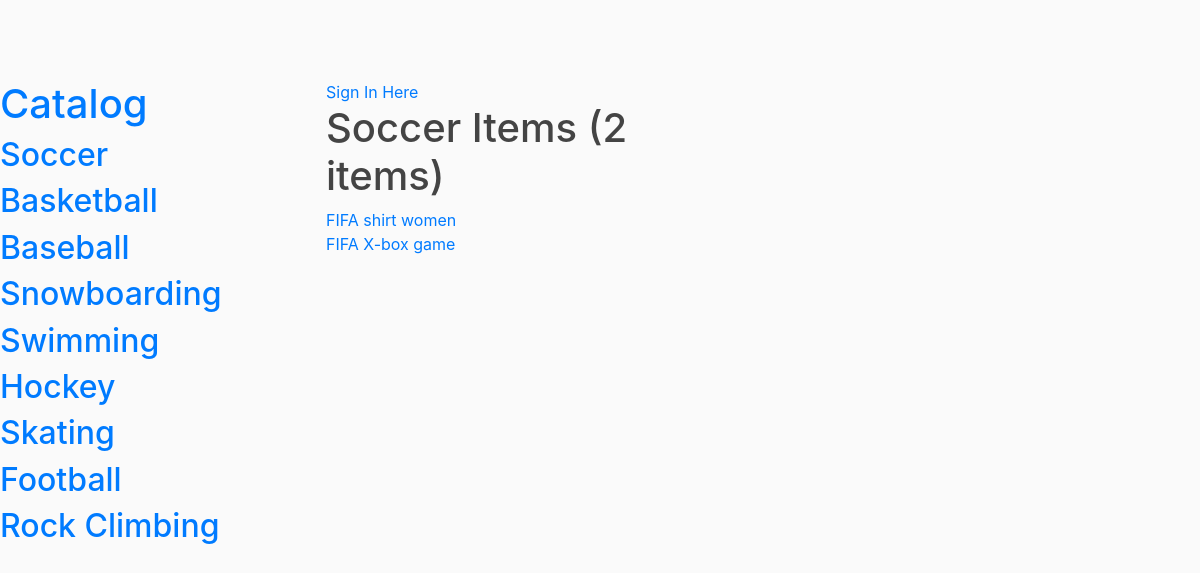
/catalog/Soccer/items, run on the app's committed database.
### db_setup.py (models this page shows, shortened)
class Category(Base):
    __tablename__ = 'category'
    id = Column(Integer, primary_key = True)
    name = Column(String(80), nullable = False)
    user_id = Column(Integer, ForeignKey('user.id'))
    user = relationship(User)

class Item(Base):
    __tablename__ = 'item'
    id = Column(Integer, primary_key = True)
    name = Column(String(80), nullable = False)
    description = Column(String(250))
    date_added = Column(DateTime(timezone = True), server_default = func.now())
    date_edited = Column(DateTime(timezone = True), onupdate = func.now())
    user_id = Column(Integer, ForeignKey('user.id'))
    user = relationship(User)
    category_id = Column(Integer, ForeignKey('category.id'))
    category = relationship(Category)

### app.py (the view)
@app.route('/catalog/<cate_name>')
@app.route('/catalog/<cate_name>/items')
def Showcateitems(cate_name):
    user = login_session.get('username')
    print(user)
    cates = session.query(Category).all()
    cate = session.query(Category).filter_by(name=cate_name).all()
    cate_id = 0
    for c in cate:
        cate_id = c.id
    items = session.query(Item).filter_by(category_id=cate_id).all()
    n_items = len(items)
    return render_template('Showcateitems.html', cates = cates, cate_name=cate_name, n=n_items, items=items, user = user)

### templates/Showcateitems.html (shortened to what this page needs)
<!DOCTYPE html>
<html>
<head>
  <link rel="stylesheet" href="https://stackpath.bootstrapcdn.com/bootstrap/4.3.1/css/bootstrap.min.css">
  <link rel="stylesheet" type="text/css" href="{{ url_for('static', filename = 'main.css') }}">
</head>
<body>
	   <section class="indent-1">
        <section>
		        <h1>
               <a href="{{ url_for('home')}}">Catalog</a>
            </h1>
                {% for cate in cates %}
                    <h2>
                      <a href="{{ url_for('Showcateitems', cate_name = cate.name) }}">{{ cate.name }}</a>
                    </h2>
                {% endfor %}
        </section>
        <section>
          <div class="header__user">
              {% if user %}
                  <p>Signed in as {{user}}</p>
                  <a href="{{url_for('signOut')}}"> Sign Out</a>
              {% else %}
                  <a href="{{url_for('Showsignin')}}">Sign In Here </a>
              {% endif %}
          </div>
          <h1> {{ cate_name }} Items ({{ n }} items)</h1>
            <p>
              {% for item in items %}
                <a href="{{ url_for('desc', item_id = item.id, item_name = item.name, cate_name = cate_name) }}">{{ item.name }}</a><br/>
              {% endfor  %}
            </p>
        </section>
    </section>
  </body>
</body>
</html>

### static/main.css (style rules this page uses)
body { background: #fafafa; color: #333333; margin-top: 5rem; }
h1, h2, h3, h4, h5, h6 { color: #444444; }

### templates/Showcateitems.html (style rules this page uses)
.indent-1 { float: left; }
.indent-1 section { width: 50%; float: left; }

### data on the page
Category: name "Soccer"
Category: name "Basketball"
Category: name "Baseball"
Category: name "Snowboarding"
Category: name "Swimming"
Category: name "Hockey"
Category: name "Skating"
Category: name "Football"
Category: name "Rock Climbing"
Item: name "FIFA shirt women"
Item: name "FIFA X-box game"

### other printed values
{{ n }} "2"
